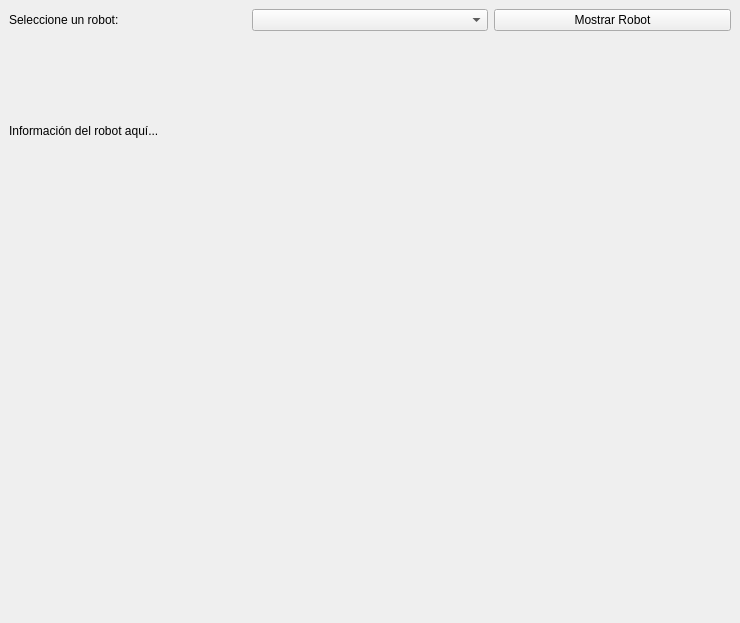
<?xml version="1.0" encoding="UTF-8"?>
<ui version="4.0">
 <class>MainWindow</class>
 <widget class="QMainWindow" name="MainWindow">
  <property name="geometry">
   <rect>
    <x>0</x>
    <y>0</y>
    <width>740</width>
    <height>623</height>
   </rect>
  </property>
  <property name="windowTitle">
   <string>Robots</string>
  </property>
  <widget class="QWidget" name="centralwidget">
   <layout class="QVBoxLayout" name="verticalLayout">
    <item>
     <layout class="QHBoxLayout" name="horizontalLayout">
      <item>
       <widget class="QLabel" name="label">
        <property name="text">
         <string>Seleccione un robot:</string>
        </property>
       </widget>
      </item>
      <item>
       <widget class="QComboBox" name="comboRobots"/>
      </item>
      <item>
       <widget class="QPushButton" name="btnMostrar">
        <property name="text">
         <string>Mostrar Robot</string>
        </property>
       </widget>
      </item>
     </layout>
    </item>
    <item>
     <widget class="QLabel" name="labelInfo">
      <property name="text">
       <string>Información del robot aquí...</string>
      </property>
     </widget>
    </item>
    <item>
     <widget class="QWidget" name="widgetGrafica" native="true"/>
    </item>
    <item>
     <widget class="QLabel" name="label_2">
      <property name="text">
       <string>&lt;html&gt;&lt;head/&gt;&lt;body&gt;&lt;p&gt;&lt;img src=&quot;:/logo/logo.jpg&quot;/&gt;&lt;/p&gt;&lt;/body&gt;&lt;/html&gt;</string>
      </property>
     </widget>
    </item>
   </layout>
  </widget>
 </widget>
 <resources>
  <include location="logo.qrc"/>
 </resources>
 <connections/>
</ui>
